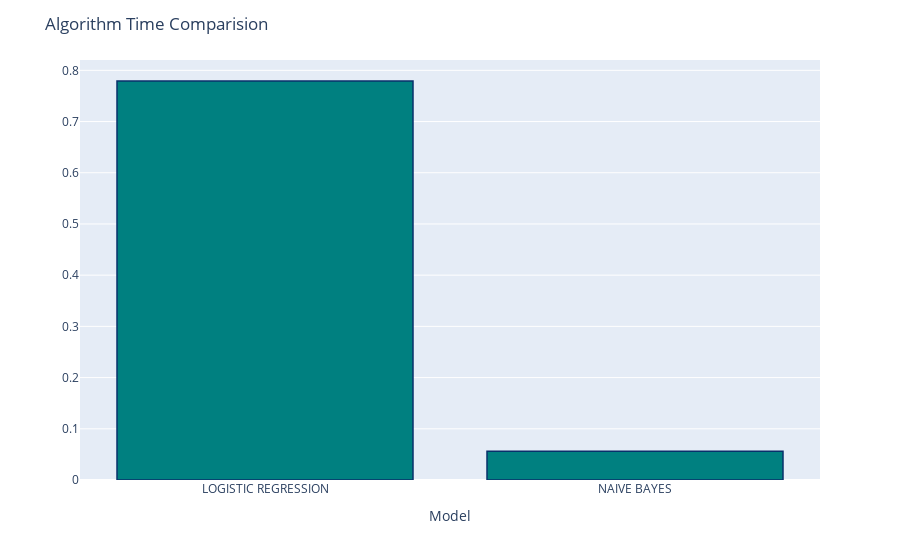

The notebook cell this image was saved under:
### Code cell
fig = px.bar(x=list(algo_time.keys()), y=list(algo_time.values()))
fig.update_traces(marker_color='teal', marker_line_color='rgb(8,48,107)', marker_line_width=1.5)
fig.update_layout(title="Algorithm Time Comparision", xaxis_title="Model", yaxis_title="")
fig.show()

### Figure 1 — Plotly figure (JSON) as saved in the notebook; plotly's stock layout.template omitted (floating-point values rounded to 4 significant figures)
{"data": [{"alignmentgroup": "True", "hovertemplate": "x=%{x}<br>y=%{y}<extra></extra>", "legendgroup": "", "marker": {"color": "teal", "line": {"color": "rgb(8,48,107)", "width": 1.5}, "pattern": {"shape": ""}}, "name": "", "offsetgroup": "", "orientation": "v", "showlegend": false, "textposition": "auto", "type": "bar", "x": ["LOGISTIC REGRESSION", "NAIVE BAYES"], "xaxis": "x", "y": [0.7792, 0.05594], "yaxis": "y"}], "layout": {"barmode": "relative", "legend": {"tracegroupgap": 0}, "margin": {"t": 60}, "title": {"text": "Algorithm Time Comparision"}, "xaxis": {"anchor": "y", "domain": [0, 1], "title": {"text": "Model"}}, "yaxis": {"anchor": "x", "domain": [0, 1], "title": {"text": ""}}}}
